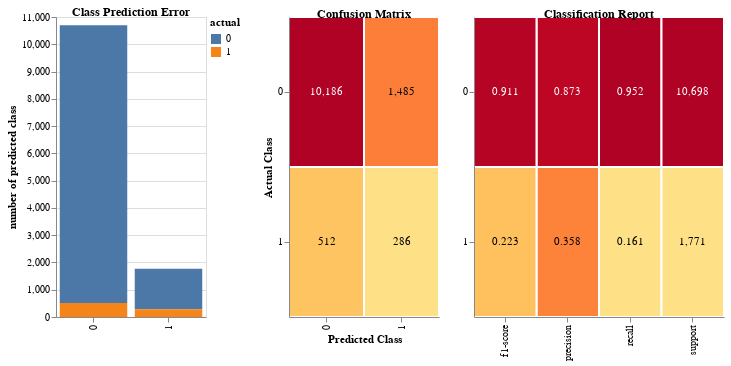

Write notebook code for a chart like this one.
### Code cell
df_cm = (
    pd.DataFrame(
        mr.confusion_matrix(
            y_test,
            y_pred_test_selected_threshold,
            labels=np.sort(np.unique(y_train_val)),
        ),
        index=np.sort(np.unique(y_train_val)),
        columns=np.sort(np.unique(y_train_val)),
    )
    .rename_axis("actual", axis="columns")
    .rename_axis("predicted", axis="rows")
)
df_cr = pd.DataFrame(
    mr.classification_report(
        y_test,
        y_pred_test_selected_threshold,
        target_names=np.sort(np.unique(y_train_val)),
        output_dict=True,
    )
).T
plot_altair_grid(
    df_cm,
    df_cr,
    ptitle_offset=-5,
    cpe_figsize=(150, 300),
    cm_figsize=(150, 300),
    cr_figsize=[(250, 300), (100, 300)],
)

### Figure 1 — Vega-Lite specification as saved in the notebook (floating-point values rounded to 4 significant figures)
{"config": {"view": {"continuousWidth": 400, "continuousHeight": 300}, "title": {"anchor": "middle", "fontSize": 12}}, "hconcat": [{"data": {"name": "data-2346fb364ed3c8fbc3d8178b0aed133e"}, "mark": "bar", "encoding": {"color": {"type": "nominal", "field": "actual", "legend": {"offset": 3.5}}, "tooltip": [{"type": "quantitative", "field": "actual", "title": "Actual"}, {"type": "quantitative", "field": "predicted", "title": "Predicted"}, {"type": "quantitative", "aggregate": "sum", "field": "value", "format": ",.0f", "title": "Number"}], "x": {"type": "nominal", "axis": {"title": ""}, "field": "predicted"}, "y": {"type": "quantitative", "aggregate": "sum", "axis": {"title": "number of predicted class"}, "field": "value"}}, "height": 300, "title": {"text": "Class Prediction Error", "offset": -7}, "width": 150}, {"layer": [{"mark": {"type": "rect", "stroke": "white", "strokeWidth": 2}, "encoding": {"color": {"type": "quantitative", "field": "value", "legend": null, "scale": {"scheme": "yelloworangered", "type": "log"}}, "x": {"type": "nominal", "field": "predicted", "title": "Predicted Class"}, "y": {"type": "nominal", "field": "actual", "title": "Actual Class"}}, "title": {"text": "Confusion Matrix", "offset": -5}}, {"mark": {"type": "text", "baseline": "middle"}, "encoding": {"color": {"condition": {"value": "white", "test": "(datum.value > 3117.25)"}, "value": "black"}, "text": {"type": "quantitative", "field": "value", "format": ",.0f"}, "x": {"type": "nominal", "field": "predicted", "title": "Predicted Class"}, "y": {"type": "nominal", "field": "actual", "title": "Actual Class"}}, "title": {"text": "Confusion Matrix", "offset": -5}}], "data": {"name": "data-2346fb364ed3c8fbc3d8178b0aed133e"}, "height": 300, "width": 150}, {"layer": [{"mark": {"type": "rect", "stroke": "white", "strokeWidth": 2}, "encoding": {"color": {"type": "quantitative", "field": "value", "legend": null, "scale": {"scheme": "yelloworangered", "type": "log"}}, "x": {"type": "nominal", "field": "metric", "title": ""}, "y": {"type": "nominal", "field": "class", "title": ""}}, "title": {"text": "Classification Report", "offset": -5}}, {"mark": {"type": "text", "baseline": "middle"}, "encoding": {"color": {"condition": {"value": "white", "test": "(datum.value > 0.5796946998342695)"}, "value": "black"}, "text": {"type": "quantitative", "field": "value", "format": ".3f"}, "x": {"type": "nominal", "field": "metric", "title": ""}, "y": {"type": "nominal", "field": "class", "title": ""}}, "title": {"text": "Classification Report", "offset": -5}}, {"layer": [{"mark": {"type": "rect", "stroke": "white", "strokeWidth": 2}, "encoding": {"color": {"type": "quantitative", "field": "value", "legend": null, "scale": {"scheme": "yelloworangered", "type": "log"}}, "x": {"type": "nominal", "field": "metric", "title": ""}, "y": {"type": "nominal", "field": "class", "title": ""}}, "title": ""}, {"mark": {"type": "text", "baseline": "middle"}, "encoding": {"color": {"condition": {"value": "white", "test": "(datum.value > 6234.5)"}, "value": "black"}, "text": {"type": "quantitative", "field": "value", "format": ",.0f"}, "x": {"type": "nominal", "field": "metric", "title": ""}, "y": {"type": "nominal", "field": "class", "title": ""}}, "title": ""}], "data": {"name": "data-0502160f291cf14fb790d928b2ddf595"}, "height": 300, "width": 100}], "data": {"name": "data-1bb8d2ebe54b1823ccd53ab748a520ce"}, "height": 300, "resolve": {"scale": {"color": "independent"}}, "width": 250}], "$schema": "https://vega.github.io/schema/vega-lite/v4.8.1.json", "datasets": {"data-2346fb364ed3c8fbc3d8178b0aed133e": [{"actual": 0, "predicted": 0, "value": 10186}, {"actual": 0, "predicted": 1, "value": 1485}, {"actual": 1, "predicted": 0, "value": 512}, {"actual": 1, "predicted": 1, "value": 286}], "data-1bb8d2ebe54b1823ccd53ab748a520ce": [{"metric": "precision", "class": 0, "value": 0.8728}, {"metric": "precision", "class": 1, "value": 0.3584}, {"metric": "recall", "class": 0, "value": 0.9521}, {"metric": "recall", "class": 1, "value": 0.1615}, {"metric": "f1-score", "class": 0, "value": 0.9107}, {"metric": "f1-score", "class": 1, "value": 0.2227}], "data-0502160f291cf14fb790d928b2ddf595": [{"metric": "support", "class": 0, "value": 10700.0}, {"metric": "support", "class": 1, "value": 1771.0}]}}
